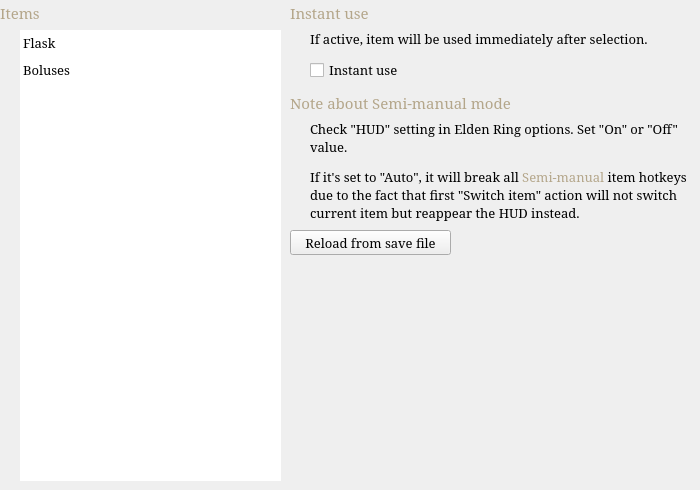
    <widget class="QWidget" name="stackedWidget_Pages_Items">
     <widget class="QLabel" name="label_57">
      <property name="geometry">
       <rect>
        <x>290</x>
        <y>90</y>
        <width>361</width>
        <height>25</height>
       </rect>
      </property>
      <property name="sizePolicy">
       <sizepolicy hsizetype="Fixed" vsizetype="Fixed">
        <horstretch>0</horstretch>
        <verstretch>0</verstretch>
       </sizepolicy>
      </property>
      <property name="font">
       <font>
        <family>Garamond</family>
        <pointsize>11</pointsize>
       </font>
      </property>
      <property name="styleSheet">
       <string notr="true">color: rgb(180, 166, 138);</string>
      </property>
      <property name="text">
       <string>Note about Semi-manual mode</string>
      </property>
      <property name="textFormat">
       <enum>Qt::PlainText</enum>
      </property>
     </widget>
     <widget class="QCheckBox" name="checkBox_ItemInstantUse">
      <property name="geometry">
       <rect>
        <x>310</x>
        <y>60</y>
        <width>161</width>
        <height>20</height>
       </rect>
      </property>
      <property name="font">
       <font>
        <family>Garamond</family>
        <pointsize>10</pointsize>
       </font>
      </property>
      <property name="focusPolicy">
       <enum>Qt::NoFocus</enum>
      </property>
      <property name="styleSheet">
       <string notr="true"/>
      </property>
      <property name="text">
       <string>Instant use</string>
      </property>
     </widget>
     <widget class="QLabel" name="label_58">
      <property name="geometry">
       <rect>
        <x>310</x>
        <y>120</y>
        <width>381</width>
        <height>151</height>
       </rect>
      </property>
      <property name="font">
       <font>
        <family>Garamond</family>
        <pointsize>10</pointsize>
       </font>
      </property>
      <property name="styleSheet">
       <string notr="true"/>
      </property>
      <property name="text">
       <string>&lt;html&gt;&lt;head/&gt;&lt;body&gt;&lt;p&gt;Check &amp;quot;HUD&amp;quot; setting in Elden Ring options. Set &amp;quot;On&amp;quot; or &amp;quot;Off&amp;quot; value.&lt;/p&gt;&lt;p&gt;If it's set to &amp;quot;Auto&amp;quot;, it will break all &lt;span style=&quot; color:#b4a68a;&quot;&gt;Semi-manual &lt;/span&gt;item hotkeys due to the fact that first &amp;quot;Switch item&amp;quot; action will not switch current item but reappear the HUD instead. &lt;/p&gt;&lt;/body&gt;&lt;/html&gt;</string>
      </property>
      <property name="textFormat">
       <enum>Qt::RichText</enum>
      </property>
      <property name="alignment">
       <set>Qt::AlignLeading|Qt::AlignLeft|Qt::AlignTop</set>
      </property>
      <property name="wordWrap">
       <bool>true</bool>
      </property>
     </widget>
     <widget class="QTableWidget" name="tableWidget_Items">
      <property name="enabled">
       <bool>true</bool>
      </property>
      <property name="geometry">
       <rect>
        <x>20</x>
        <y>30</y>
        <width>261</width>
        <height>451</height>
       </rect>
      </property>
      <property name="sizePolicy">
       <sizepolicy hsizetype="Expanding" vsizetype="Expanding">
        <horstretch>0</horstretch>
        <verstretch>0</verstretch>
       </sizepolicy>
      </property>
      <property name="font">
       <font>
        <family>Garamond</family>
        <pointsize>10</pointsize>
       </font>
      </property>
      <property name="focusPolicy">
       <enum>Qt::NoFocus</enum>
      </property>
      <property name="styleSheet">
       <string notr="true"/>
      </property>
      <property name="frameShape">
       <enum>QFrame::NoFrame</enum>
      </property>
      <property name="horizontalScrollBarPolicy">
       <enum>Qt::ScrollBarAlwaysOff</enum>
      </property>
      <property name="sizeAdjustPolicy">
       <enum>QAbstractScrollArea::AdjustIgnored</enum>
      </property>
      <property name="autoScroll">
       <bool>true</bool>
      </property>
      <property name="tabKeyNavigation">
       <bool>false</bool>
      </property>
      <property name="showDropIndicator" stdset="0">
       <bool>false</bool>
      </property>
      <property name="dragDropOverwriteMode">
       <bool>false</bool>
      </property>
      <property name="selectionMode">
       <enum>QAbstractItemView::SingleSelection</enum>
      </property>
      <property name="selectionBehavior">
       <enum>QAbstractItemView::SelectRows</enum>
      </property>
      <property name="showGrid">
       <bool>false</bool>
      </property>
      <property name="gridStyle">
       <enum>Qt::NoPen</enum>
      </property>
      <property name="wordWrap">
       <bool>false</bool>
      </property>
      <property name="cornerButtonEnabled">
       <bool>false</bool>
      </property>
      <attribute name="horizontalHeaderVisible">
       <bool>false</bool>
      </attribute>
      <attribute name="horizontalHeaderDefaultSectionSize">
       <number>400</number>
      </attribute>
      <attribute name="horizontalHeaderHighlightSections">
       <bool>false</bool>
      </attribute>
      <attribute name="horizontalHeaderShowSortIndicator" stdset="0">
       <bool>false</bool>
      </attribute>
      <attribute name="horizontalHeaderStretchLastSection">
       <bool>false</bool>
      </attribute>
      <attribute name="verticalHeaderVisible">
       <bool>false</bool>
      </attribute>
      <attribute name="verticalHeaderCascadingSectionResizes">
       <bool>false</bool>
      </attribute>
      <attribute name="verticalHeaderDefaultSectionSize">
       <number>27</number>
      </attribute>
      <attribute name="verticalHeaderHighlightSections">
       <bool>false</bool>
      </attribute>
      <row>
       <property name="text">
        <string>1</string>
       </property>
      </row>
      <row>
       <property name="text">
        <string>2</string>
       </property>
      </row>
      <column>
       <property name="text">
        <string>Name</string>
       </property>
      </column>
      <item row="0" column="0">
       <property name="text">
        <string>Flask</string>
       </property>
      </item>
      <item row="1" column="0">
       <property name="text">
        <string>Boluses</string>
       </property>
      </item>
     </widget>
     <widget class="QLabel" name="label_59">
      <property name="geometry">
       <rect>
        <x>310</x>
        <y>30</y>
        <width>381</width>
        <height>31</height>
       </rect>
      </property>
      <property name="font">
       <font>
        <family>Garamond</family>
        <pointsize>10</pointsize>
       </font>
      </property>
      <property name="styleSheet">
       <string notr="true"/>
      </property>
      <property name="text">
       <string>If active, item will be used immediately after selection.</string>
      </property>
      <property name="alignment">
       <set>Qt::AlignLeading|Qt::AlignLeft|Qt::AlignTop</set>
      </property>
      <property name="wordWrap">
       <bool>true</bool>
      </property>
     </widget>
     <widget class="QLabel" name="label_60">
      <property name="geometry">
       <rect>
        <x>0</x>
        <y>0</y>
        <width>111</width>
        <height>25</height>
       </rect>
      </property>
      <property name="sizePolicy">
       <sizepolicy hsizetype="Fixed" vsizetype="Fixed">
        <horstretch>0</horstretch>
        <verstretch>0</verstretch>
       </sizepolicy>
      </property>
      <property name="font">
       <font>
        <family>Garamond</family>
        <pointsize>11</pointsize>
       </font>
      </property>
      <property name="styleSheet">
       <string notr="true">color: rgb(180, 166, 138);</string>
      </property>
      <property name="text">
       <string>Items</string>
      </property>
      <property name="textFormat">
       <enum>Qt::PlainText</enum>
      </property>
     </widget>
     <widget class="QLabel" name="label_61">
      <property name="geometry">
       <rect>
        <x>290</x>
        <y>0</y>
        <width>131</width>
        <height>25</height>
       </rect>
      </property>
      <property name="sizePolicy">
       <sizepolicy hsizetype="Fixed" vsizetype="Fixed">
        <horstretch>0</horstretch>
        <verstretch>0</verstretch>
       </sizepolicy>
      </property>
      <property name="font">
       <font>
        <family>Garamond</family>
        <pointsize>11</pointsize>
       </font>
      </property>
      <property name="styleSheet">
       <string notr="true">color: rgb(180, 166, 138);</string>
      </property>
      <property name="text">
       <string>Instant use</string>
      </property>
      <property name="textFormat">
       <enum>Qt::PlainText</enum>
      </property>
     </widget>
     <widget class="QPushButton" name="pushButton_ItemReload">
      <property name="geometry">
       <rect>
        <x>290</x>
        <y>230</y>
        <width>161</width>
        <height>25</height>
       </rect>
      </property>
      <property name="font">
       <font>
        <family>Garamond</family>
        <pointsize>10</pointsize>
       </font>
      </property>
      <property name="focusPolicy">
       <enum>Qt::NoFocus</enum>
      </property>
      <property name="text">
       <string>Reload from save file</string>
      </property>
     </widget>
    </widget>
